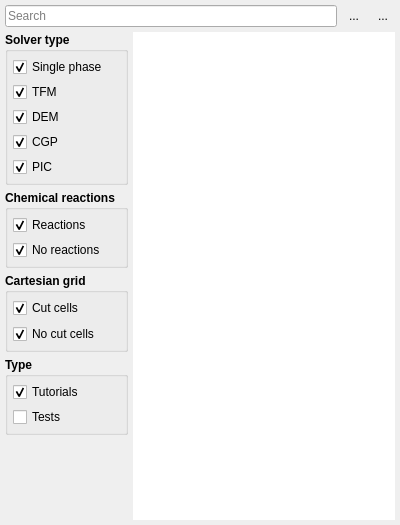
<?xml version="1.0" encoding="UTF-8"?>
<ui version="4.0">
 <class>new</class>
 <widget class="QWidget" name="new">
  <property name="geometry">
   <rect>
    <x>0</x>
    <y>0</y>
    <width>400</width>
    <height>525</height>
   </rect>
  </property>
  <property name="windowTitle">
   <string>Form</string>
  </property>
  <layout class="QGridLayout" name="gridLayout" columnstretch="0,1,0,0">
   <property name="leftMargin">
    <number>5</number>
   </property>
   <property name="topMargin">
    <number>5</number>
   </property>
   <property name="rightMargin">
    <number>5</number>
   </property>
   <property name="bottomMargin">
    <number>5</number>
   </property>
   <property name="spacing">
    <number>5</number>
   </property>
   <item row="0" column="0" colspan="2">
    <widget class="QLineEdit" name="search_bar">
     <property name="toolTip">
      <string>&lt;html&gt;&lt;head/&gt;&lt;body&gt;&lt;p&gt;Search available tutorials and tests by name&lt;/p&gt;&lt;/body&gt;&lt;/html&gt;</string>
     </property>
     <property name="placeholderText">
      <string>Search</string>
     </property>
    </widget>
   </item>
   <item row="6" column="0">
    <widget class="QGroupBox" name="groupbox_type">
     <property name="font">
      <font>
       <weight>75</weight>
       <bold>true</bold>
      </font>
     </property>
     <property name="title">
      <string>Type</string>
     </property>
     <property name="flat">
      <bool>true</bool>
     </property>
     <layout class="QGridLayout" name="gridLayout_2">
      <property name="leftMargin">
       <number>5</number>
      </property>
      <property name="topMargin">
       <number>5</number>
      </property>
      <property name="rightMargin">
       <number>5</number>
      </property>
      <property name="bottomMargin">
       <number>5</number>
      </property>
      <property name="spacing">
       <number>5</number>
      </property>
      <item row="1" column="0">
       <widget class="QCheckBox" name="checkbox_tests">
        <property name="font">
         <font>
          <weight>50</weight>
          <bold>false</bold>
         </font>
        </property>
        <property name="text">
         <string>Tests</string>
        </property>
       </widget>
      </item>
      <item row="0" column="0">
       <widget class="QCheckBox" name="checkbox_tutorials">
        <property name="font">
         <font>
          <weight>50</weight>
          <bold>false</bold>
         </font>
        </property>
        <property name="text">
         <string>Tutorials</string>
        </property>
        <property name="checked">
         <bool>true</bool>
        </property>
       </widget>
      </item>
     </layout>
    </widget>
   </item>
   <item row="0" column="3">
    <widget class="QToolButton" name="tile_button">
     <property name="toolTip">
      <string>&lt;html&gt;&lt;head/&gt;&lt;body&gt;&lt;p&gt;View as grid&lt;/p&gt;&lt;/body&gt;&lt;/html&gt;</string>
     </property>
     <property name="text">
      <string>...</string>
     </property>
     <property name="icon">
      <iconset>
       <normaloff>../images/tile.svg</normaloff>../images/tile.svg</iconset>
     </property>
     <property name="checkable">
      <bool>true</bool>
     </property>
     <property name="autoRaise">
      <bool>true</bool>
     </property>
    </widget>
   </item>
   <item row="1" column="0" rowspan="3">
    <widget class="QGroupBox" name="groupbox_solver">
     <property name="font">
      <font>
       <weight>75</weight>
       <bold>true</bold>
      </font>
     </property>
     <property name="title">
      <string>Solver type</string>
     </property>
     <property name="flat">
      <bool>true</bool>
     </property>
     <property name="checkable">
      <bool>false</bool>
     </property>
     <layout class="QVBoxLayout" name="verticalLayout">
      <property name="spacing">
       <number>5</number>
      </property>
      <property name="leftMargin">
       <number>5</number>
      </property>
      <property name="topMargin">
       <number>5</number>
      </property>
      <property name="rightMargin">
       <number>5</number>
      </property>
      <property name="bottomMargin">
       <number>5</number>
      </property>
      <item>
       <widget class="QCheckBox" name="checkbox_single">
        <property name="font">
         <font>
          <weight>50</weight>
          <bold>false</bold>
         </font>
        </property>
        <property name="toolTip">
         <string>&lt;html&gt;&lt;head/&gt;&lt;body&gt;&lt;p&gt;Single phase (pure granular flow)&lt;/p&gt;&lt;/body&gt;&lt;/html&gt;</string>
        </property>
        <property name="text">
         <string>Single phase</string>
        </property>
        <property name="icon">
         <iconset>
          <normaloff>../images/single.svg</normaloff>../images/single.svg</iconset>
        </property>
        <property name="checked">
         <bool>true</bool>
        </property>
       </widget>
      </item>
      <item>
       <widget class="QCheckBox" name="checkbox_tfm">
        <property name="font">
         <font>
          <weight>50</weight>
          <bold>false</bold>
         </font>
        </property>
        <property name="toolTip">
         <string>&lt;html&gt;&lt;head/&gt;&lt;body&gt;&lt;p&gt;Two-fluid model&lt;/p&gt;&lt;/body&gt;&lt;/html&gt;</string>
        </property>
        <property name="text">
         <string>TFM</string>
        </property>
        <property name="icon">
         <iconset>
          <normaloff>../images/tfm.svg</normaloff>../images/tfm.svg</iconset>
        </property>
        <property name="checked">
         <bool>true</bool>
        </property>
       </widget>
      </item>
      <item>
       <widget class="QCheckBox" name="checkbox_dem">
        <property name="font">
         <font>
          <weight>50</weight>
          <bold>false</bold>
         </font>
        </property>
        <property name="toolTip">
         <string>&lt;html&gt;&lt;head/&gt;&lt;body&gt;&lt;p&gt;Discrete element model&lt;/p&gt;&lt;/body&gt;&lt;/html&gt;</string>
        </property>
        <property name="text">
         <string>DEM</string>
        </property>
        <property name="icon">
         <iconset>
          <normaloff>../images/dem.svg</normaloff>../images/dem.svg</iconset>
        </property>
        <property name="checked">
         <bool>true</bool>
        </property>
       </widget>
      </item>
      <item>
       <widget class="QCheckBox" name="checkbox_cgp">
        <property name="font">
         <font>
          <weight>50</weight>
          <bold>false</bold>
         </font>
        </property>
        <property name="toolTip">
         <string>&lt;html&gt;&lt;head/&gt;&lt;body&gt;&lt;p&gt;Coarse-grained particle model&lt;/p&gt;&lt;/body&gt;&lt;/html&gt;</string>
        </property>
        <property name="text">
         <string>CGP</string>
        </property>
        <property name="icon">
         <iconset>
          <normaloff>../images/cgp.svg</normaloff>../images/cgp.svg</iconset>
        </property>
        <property name="checked">
         <bool>true</bool>
        </property>
       </widget>
      </item>
      <item>
       <widget class="QCheckBox" name="checkbox_pic">
        <property name="font">
         <font>
          <weight>50</weight>
          <bold>false</bold>
         </font>
        </property>
        <property name="text">
         <string>PIC</string>
        </property>
        <property name="icon">
         <iconset>
          <normaloff>../images/pic.svg</normaloff>../images/pic.svg</iconset>
        </property>
        <property name="checked">
         <bool>true</bool>
        </property>
       </widget>
      </item>
     </layout>
    </widget>
   </item>
   <item row="4" column="0">
    <widget class="QGroupBox" name="groupbox_chemistry">
     <property name="font">
      <font>
       <weight>75</weight>
       <bold>true</bold>
      </font>
     </property>
     <property name="title">
      <string>Chemical reactions</string>
     </property>
     <property name="flat">
      <bool>true</bool>
     </property>
     <layout class="QGridLayout" name="gridLayout_3">
      <property name="leftMargin">
       <number>5</number>
      </property>
      <property name="topMargin">
       <number>5</number>
      </property>
      <property name="rightMargin">
       <number>5</number>
      </property>
      <property name="bottomMargin">
       <number>5</number>
      </property>
      <property name="spacing">
       <number>5</number>
      </property>
      <item row="0" column="0">
       <widget class="QCheckBox" name="checkbox_reactions">
        <property name="font">
         <font>
          <weight>50</weight>
          <bold>false</bold>
         </font>
        </property>
        <property name="text">
         <string>Reactions</string>
        </property>
        <property name="icon">
         <iconset>
          <normaloff>../images/chemistry.svg</normaloff>../images/chemistry.svg</iconset>
        </property>
        <property name="checked">
         <bool>true</bool>
        </property>
        <property name="tristate">
         <bool>false</bool>
        </property>
       </widget>
      </item>
      <item row="1" column="0">
       <widget class="QCheckBox" name="checkbox_no_reactions">
        <property name="font">
         <font>
          <weight>50</weight>
          <bold>false</bold>
         </font>
        </property>
        <property name="text">
         <string>No reactions</string>
        </property>
        <property name="icon">
         <iconset>
          <normaloff>../images/blank.svg</normaloff>../images/blank.svg</iconset>
        </property>
        <property name="checked">
         <bool>true</bool>
        </property>
        <property name="tristate">
         <bool>false</bool>
        </property>
       </widget>
      </item>
     </layout>
    </widget>
   </item>
   <item row="5" column="0">
    <widget class="QGroupBox" name="groupbox_cut_cell">
     <property name="font">
      <font>
       <weight>75</weight>
       <bold>true</bold>
      </font>
     </property>
     <property name="title">
      <string>Cartesian grid</string>
     </property>
     <property name="flat">
      <bool>true</bool>
     </property>
     <layout class="QGridLayout" name="gridLayout_4">
      <property name="leftMargin">
       <number>5</number>
      </property>
      <property name="topMargin">
       <number>5</number>
      </property>
      <property name="rightMargin">
       <number>5</number>
      </property>
      <property name="bottomMargin">
       <number>5</number>
      </property>
      <item row="0" column="0">
       <widget class="QCheckBox" name="checkbox_cut_cell">
        <property name="font">
         <font>
          <weight>50</weight>
          <bold>false</bold>
         </font>
        </property>
        <property name="text">
         <string>Cut cells</string>
        </property>
        <property name="icon">
         <iconset>
          <normaloff>../images/geometry.svg</normaloff>../images/geometry.svg</iconset>
        </property>
        <property name="checked">
         <bool>true</bool>
        </property>
        <property name="tristate">
         <bool>false</bool>
        </property>
       </widget>
      </item>
      <item row="1" column="0">
       <widget class="QCheckBox" name="checkbox_no_cut_cell">
        <property name="font">
         <font>
          <weight>50</weight>
          <bold>false</bold>
         </font>
        </property>
        <property name="text">
         <string>No cut cells</string>
        </property>
        <property name="icon">
         <iconset>
          <normaloff>../images/blank.svg</normaloff>../images/blank.svg</iconset>
        </property>
        <property name="checked">
         <bool>true</bool>
        </property>
        <property name="tristate">
         <bool>false</bool>
        </property>
       </widget>
      </item>
     </layout>
    </widget>
   </item>
   <item row="0" column="2">
    <widget class="QToolButton" name="list_button">
     <property name="toolTip">
      <string>&lt;html&gt;&lt;head/&gt;&lt;body&gt;&lt;p&gt;View as list&lt;/p&gt;&lt;/body&gt;&lt;/html&gt;</string>
     </property>
     <property name="text">
      <string>...</string>
     </property>
     <property name="icon">
      <iconset>
       <normaloff>../images/list.svg</normaloff>../images/list.svg</iconset>
     </property>
     <property name="checkable">
      <bool>true</bool>
     </property>
     <property name="autoRaise">
      <bool>true</bool>
     </property>
    </widget>
   </item>
   <item row="7" column="0">
    <spacer name="verticalSpacer">
     <property name="orientation">
      <enum>Qt::Vertical</enum>
     </property>
     <property name="sizeHint" stdset="0">
      <size>
       <width>20</width>
       <height>40</height>
      </size>
     </property>
    </spacer>
   </item>
   <item row="1" column="1" rowspan="7" colspan="3">
    <widget class="QListWidget" name="template_list">
     <property name="frameShape">
      <enum>QFrame::NoFrame</enum>
     </property>
     <property name="frameShadow">
      <enum>QFrame::Plain</enum>
     </property>
     <property name="iconSize">
      <size>
       <width>128</width>
       <height>128</height>
      </size>
     </property>
     <property name="textElideMode">
      <enum>Qt::ElideRight</enum>
     </property>
     <property name="resizeMode">
      <enum>QListView::Adjust</enum>
     </property>
     <property name="uniformItemSizes">
      <bool>true</bool>
     </property>
     <property name="wordWrap">
      <bool>false</bool>
     </property>
    </widget>
   </item>
  </layout>
 </widget>
 <tabstops>
  <tabstop>search_bar</tabstop>
  <tabstop>list_button</tabstop>
  <tabstop>tile_button</tabstop>
  <tabstop>template_list</tabstop>
  <tabstop>checkbox_single</tabstop>
  <tabstop>checkbox_tfm</tabstop>
  <tabstop>checkbox_dem</tabstop>
  <tabstop>checkbox_cgp</tabstop>
  <tabstop>checkbox_pic</tabstop>
  <tabstop>checkbox_reactions</tabstop>
  <tabstop>checkbox_no_reactions</tabstop>
  <tabstop>checkbox_cut_cell</tabstop>
  <tabstop>checkbox_no_cut_cell</tabstop>
  <tabstop>checkbox_tutorials</tabstop>
  <tabstop>checkbox_tests</tabstop>
 </tabstops>
 <resources/>
 <connections/>
</ui>
